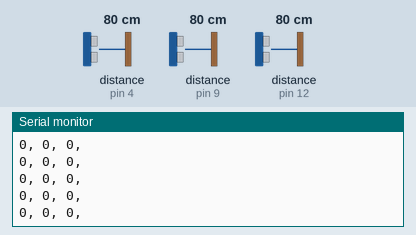
A sketch run on a simulated Arduino Mega 2560, built with avr-gcc and run on an emulated ATmega2560. On the bench: the last lines printed to the serial monitor. The inputs (shaded band) are chosen by the test bench; at power-on: distance to the obstacle (sensors on pin 4, pin 9, pin 12) 80 cm. The echo pulse lasts 58.3 µs per cm.

Above: at 1.2 s.
1.3 s: distance to the obstacle (sensor on pin 4) set to 2 cm
At 1.51 s:
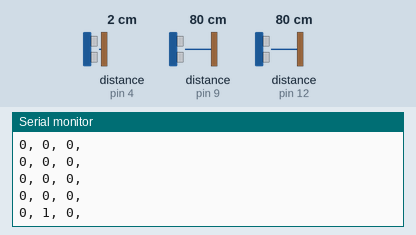
2.8 s: distance to the obstacle (sensor on pin 9) set to 2 cm
At 2.83 s:
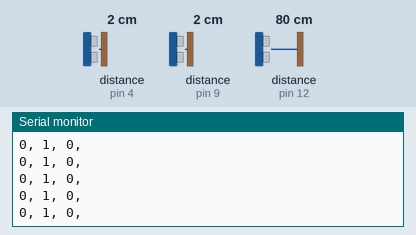
4.3 s: distance to the obstacle (sensor on pin 12) set to 2 cm
At 4.39 s:
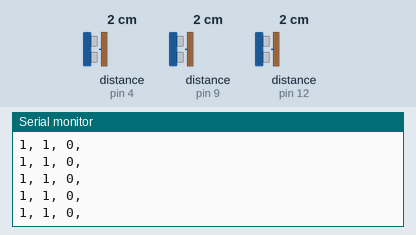
5.8 s: distance to the obstacle (sensor on pin 4) set to 9 cm
At 5.83 s:
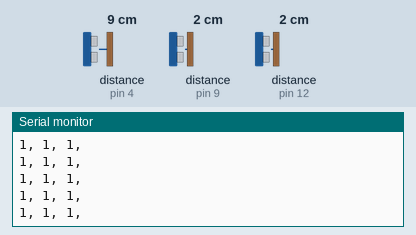
7.3 s: distance to the obstacle (sensor on pin 9) set to 9 cm
At 7.39 s:
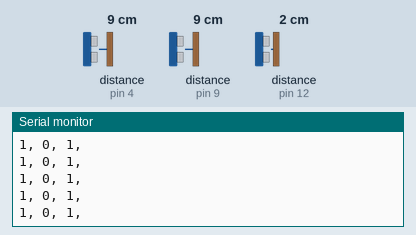

Measured:
- after the input at 1.3 s, the serial monitor: prints a new line after 0.10 s (image 1)

The sketch:

sensor.ino
```cpp
// Programa : Controle de vagas de estacionamento com o HC-SR04
// Autor : Arduino e Cia

//Inicializa as bibliotecas do sensor Ultrasonico e do Display
#include <NewPing.h>

#define SONAR_NUM 3 // Define o numero de sensores
#define MAX_DISTANCE 30 // Distancia maxima

// Milisegundos de intervalo entre medicoes (29ms e o tempo mínimo para
// evitar conflito entre os sensores)
#define PING_INTERVAL 40

// Armazena a quantidade de vezes que a medicao deve ocorrer,para cada sensor
unsigned long pingTimer[SONAR_NUM];

int cm[SONAR_NUM];     // Armazena o numero de medicoes
uint8_t currentSensor = 0;     // Armazena o sensor que esta ativo
int Pinoled1Verm = 20;  //Pino led1 - Vermelho
int Pinoled1Verde = 19; //Pino led1 - Verde
int Pinoled2Verm = 18;  //Pino led2 - Vermelho
int Pinoled2Verde = 17; //Pino led2 - Verde
int vagaslivres = 2;   //Contador de vagas livres
int vagasocupadas = 0;  //Contador de vagas ocupadas
int sensor1 = 0;    //Contador de vagas no sensor1
int sensor2 = 0;     //Contador de vagas no sensor2
int statusSensor[SONAR_NUM];    //Armazena status da vaga

NewPing sonar[SONAR_NUM] =
{
  // Armazena informacoes sobre a pinagem dos sensores
  // Pino trigger, echo e distancia máxima, para cada sensor
  NewPing(8, 9, MAX_DISTANCE),
  NewPing(5, 4, MAX_DISTANCE),
  NewPing(11, 12, MAX_DISTANCE)
};

void setup()
{
  Serial.begin(9600);
  pingTimer[0] = millis() + 75;      //Primeira medicao começa com 75ms
  //Define o tempo de inicializacao de cada sensor
  for (uint8_t i = 1; i < SONAR_NUM; i++)
   pingTimer[i] = pingTimer[i - 1] + PING_INTERVAL;
 }

void loop()
{
  // Loop entre todos os sensores
  for (uint8_t i = 0; i < SONAR_NUM; i++) {
   if (millis() >= pingTimer[i]) {
    //Define o tempo que o proximo sensor sera acionado
    pingTimer[i] += PING_INTERVAL * SONAR_NUM;
    // Ciclo do sensor completo
    if (i == 0 && currentSensor == SONAR_NUM - 1) oneSensorCycle();
    // Reseta o timer antes de ler o proximo sensor
    sonar[currentSensor].timer_stop();
    // Número do sensor sendo acionado
    currentSensor = i;
    // Se nao houver eco do sensor, seta a distância como zero
    cm[currentSensor] = 0;
    sonar[currentSensor].ping_timer(echoCheck);
   }
 }

}

void echoCheck() { //Se receber um sinal (eco), calcula a distancia
  if (sonar[currentSensor].check_timer())
   cm[currentSensor] = sonar[currentSensor].ping_result / US_ROUNDTRIP_CM;
 }

void oneSensorCycle() { // Ciclo de leitura do sensor
  for (uint8_t i = 0; i < SONAR_NUM; i++) {
   //Se for detectado objeto entre 0 e 50 cm do sensor1, acende o led1 vermelho
   if (cm[i] > 1 && cm[i] < 7)
   {
     //Serial.print("Tem carro");
     statusSensor[i] = 1;
   }
   else //Se não for detectado objeto no sensor 1, mantém o led1 verde aceso
   {
     statusSensor[i] = 0;
   }
   //Imprime os valores lidos no monitor serial, para fins de acompanhamento
   Serial.print(statusSensor[i]);
   Serial.print(", ");
  }
  Serial.println();
}
```
